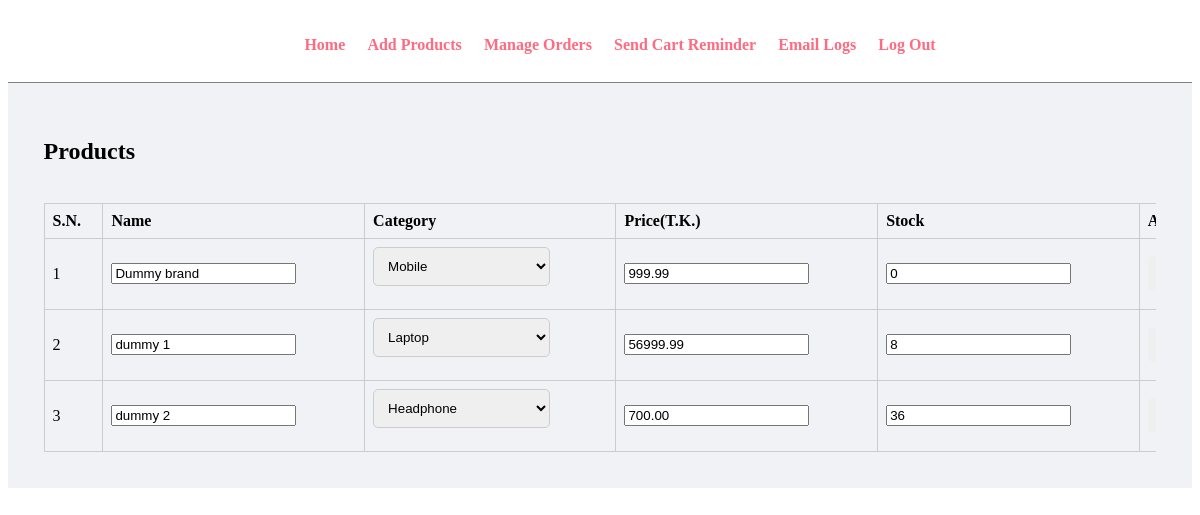
Before: /admin/products.php (signed in) with the older database file.
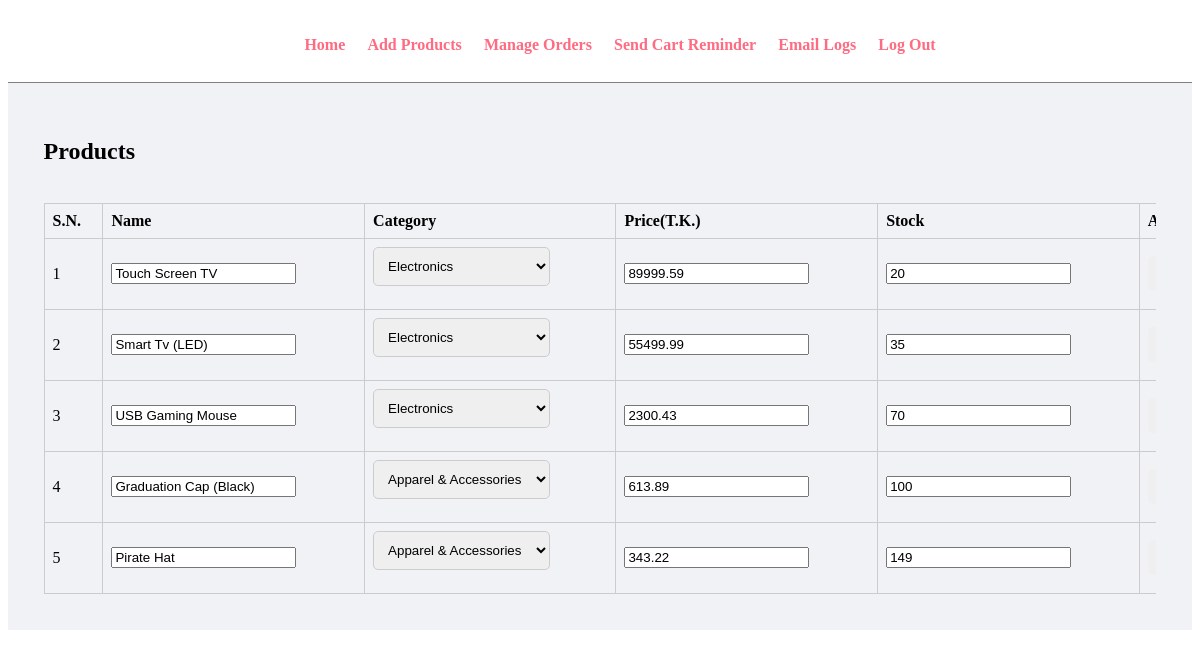
After: the same page with the newer database file.
### tables this page shows
CREATE TABLE `products` (
  `product_id` int(11) NOT NULL,
  `product_name` varchar(150) NOT NULL,
  `category` varchar(100) DEFAULT NULL,
  `price` decimal(10,2) NOT NULL,
  `stock` int(11) NOT NULL,
  `created_at` timestamp NOT NULL DEFAULT current_timestamp()
);

### admin/products.php (the view, shortened to what this page needs)
<?php
    include("../config/db.php");
    $sql = "SELECT * from products ORDER BY stock ASC";
    $res = mysqli_query($conn,$sql);
?>
<!DOCTYPE html>
<html lang="en">
<head>
    <link rel="stylesheet" href="../css/admin.css">
</head>
<body>
    <div class="menu text-center">
        <div class="wrapper">
            <ul>
                <li><a href="dashboard.php">Home</a></li>
                <li><a href="add-products.php">Add Products</a></li>
                <li><a href="manage-orders.php">Manage Orders</a></li>
                <li><a href="send-cart-reminder.php">Send Cart Reminder</a></li>
                <li><a href="mail-log.php">Email Logs</a></li>
                <li><a href="../authentication/logout.php">Log Out</a></li>
            </ul>
        </div>
    </div>
    <div class="main-content">
        <div class="table-wrapper">
            <h2>Products</h2>
            ?><br>
            <table class="tbl-full1">
                <tr>
                    <th>S.N.</th>
                    <th>Name</th>
                    <th>Category</th>
                    <th>Price(T.K.)</th>
                    <th>Stock</th>
                    <th>Actions</th>
                </tr>
                <?php
                $sn=1;
                while($row=mysqli_fetch_assoc($res))
                    {
                ?>
                    <form action="" method="POST">
                        <tr>
                        <td><?php echo $sn++;?></td>
                        <td><input type="text" name="name" value="<?php echo $row['product_name'];?>"></td>
                        <td>
                            <select name="category">
                                <option value="<?php echo $row['category'];?>"><?php echo $row['category'];?></option>
                            </select>
                        </td>
                        <td><input type="text" inputmode="decimal" name="price" value="<?php echo $row['price'];?>"></td>
                        <td><input type="number" name="stock" value="<?php echo $row['stock'];?>"></td>
                        <td>
                        <button name="submit" class="btn1">Update</button>
                        </td>
                    </tr>
                    </form>
                <?php
                    }
                ?>
            </table>
        </div>
    </div>
</body>
</html>

Changed rows visible on the page:
added products: name "Touch Screen TV", category "Electronics", price "89999.59", stock "20"
changed products: name "dummy 2" → "Smart Tv (LED)"; category "Headphone" → "Electronics"; price "700.00" → "55499.99"; stock "36" → "35"; moves up the list
changed products: name "dummy 1" → "USB Gaming Mouse"; category "Laptop" → "Electronics"; price "56999.99" → "2300.43"; stock "8" → "70"; moves down the list
added products: name "Graduation Cap (Black)", category "Apparel & Accessories", price "613.89", stock "100"
changed products: name "Dummy brand" → "Pirate Hat"; category "Mobile" → "Apparel & Accessories"; price "999.99" → "343.22"; stock "0" → "149"
